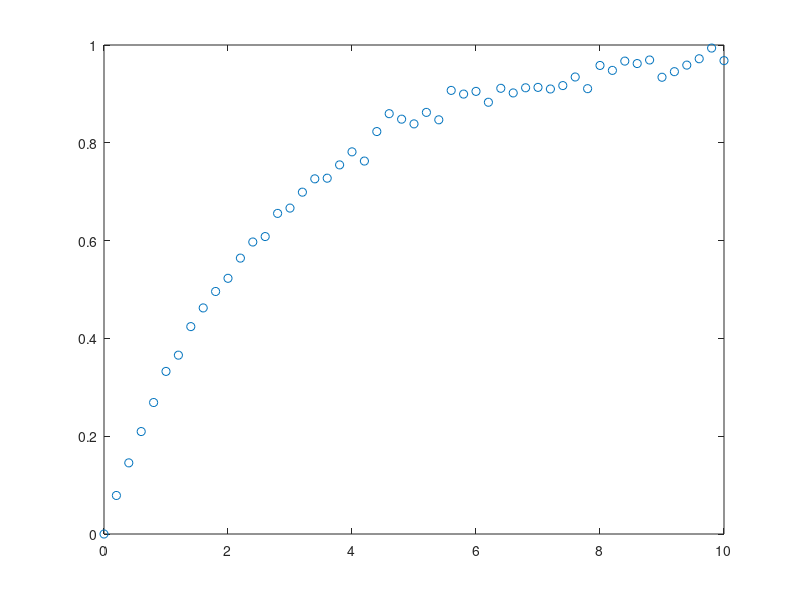

Write the MATLAB code that produced this figure. (Note: this script raises an error after producing the figure.)
clear; clc; close all


%% data visualization
load("data.mat")
figure(1)
plot(x_data,y_data,'o')




%% function visualization
x_vec = 0:0.1:10;
para_0 = [0.5,1];
y_model = func_model(x_vec,para_0);
figure(1); hold on;
plot(x_vec,y_model,'-')


%% cost function visualization
para1_vec = 0.05:0.05:1;
para2_vec = 0.5:0.02:1.5;
for i = 1:length(para1_vec)
    for j = 1:length(para2_vec)
        para_ij = [para1_vec(i),para2_vec(j)];
        cost(i,j) = func_cost(x_data,y_data,para_ij);
    end
end

figure(2)
surface(para1_vec,para2_vec,cost')
figure(3)
contourf(para1_vec,para2_vec,cost',50)

%% 